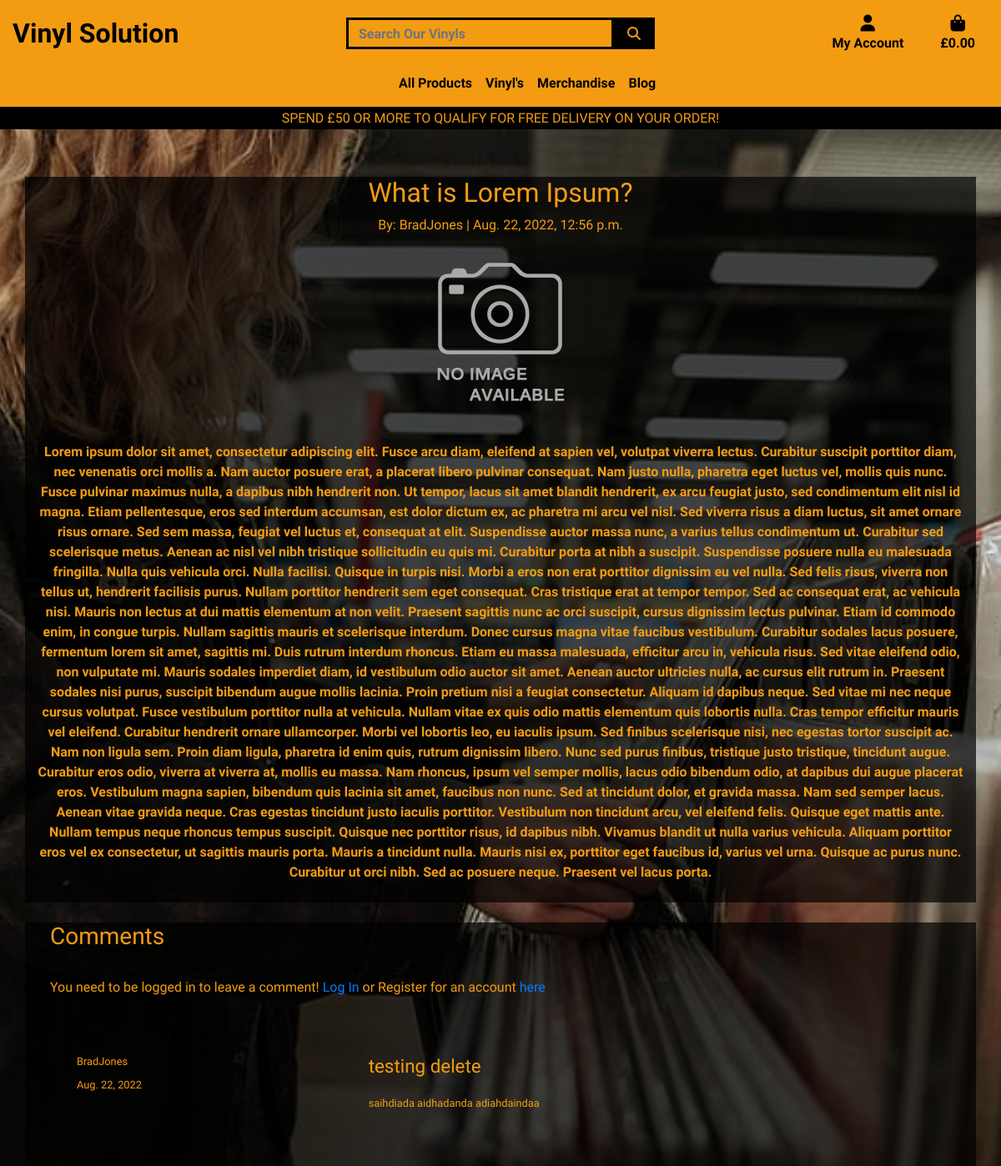
The page /blog/6/ on the database its author committed.
### blog/models.py (models this page shows, shortened)
class BlogPost(models.Model):
    blog_title = models.CharField(max_length=80, null=True, blank=False)
    author = models.ForeignKey(
        User, on_delete=models.CASCADE, null=True, blank=True)
    date_created = models.DateTimeField(
        auto_now_add=True, null=True)
    blog_preview = models.CharField(max_length=254, null=True, blank=True)
    blog_body = models.TextField()
    image = models.ImageField(null=True, blank=True)
    image_url = models.URLField(max_length=1024, null=True, blank=True)
    class Meta:
        ordering = ['-date_created']

class BlogComment(models.Model):
    blogpost = models.ForeignKey(BlogPost, on_delete=models.CASCADE, related_name='comments')
    comment_user = models.ForeignKey(User, on_delete=models.CASCADE)
    comment_date = models.DateField(auto_now_add=True)
    comment_title = models.CharField(max_length=50, null=False, blank=False)
    comment = models.TextField(max_length=200, null=False, blank=False)

### blog/views.py (the view)
# urls.py: path('<int:blogpost_id>/', views.blog_detail, name='blog_detail'),
def blog_detail(request, blogpost_id):
    blogpost = get_object_or_404(BlogPost, pk=blogpost_id)
    blogcomments = BlogComment.objects.filter(blogpost=blogpost)
    context = {
        'blogpost': blogpost,
        'blogcomments': blogcomments,
    }
    return render(request, 'blog/blog_detail.html', context)

### bag/contexts.py (called while the page is built, shortened)
def bag_contents(request):
    bag_items = []
    total = 0
    product_count = 0
    bag = request.session.get('bag', {})
    if total < settings.FREE_DELIVERY_THRESHOLD:
        delivery = total * Decimal(settings.STANDARD_DELIVERY_PERCENTAGE / 100)
        free_delivery_delta = settings.FREE_DELIVERY_THRESHOLD - total
    else:
        delivery = 0
        free_delivery_delta = 0
    grand_total = delivery + total
    context = {
        'bag_items': bag_items,
        'total': total,
        'product_count': product_count,
        'delivery': delivery,
        'free_delivery_delta': free_delivery_delta,
        'free_delivery_threshold': settings.FREE_DELIVERY_THRESHOLD,
        'grand_total': grand_total,
    }
    return context

### blog/templates/blog/blog_detail.html (shortened to what this page needs)
{% extends 'base.html' %}
{% load static %}
{% block page_header %}
<div class="container header-container">
    <div class="row">
        <div class="col mt-5 page-header">
            <h2 class="text-center">{{ blogpost.blog_title }}</h2>
            <p class="mb-0 pb-3 text-center"> By: {{ blogpost.author }} | {{ blogpost.date_created }}</p>
        </div>
    </div>
</div>
{% endblock %}
{% block content %}
<div class="container text-center page-header">
    <div class="col-12">
        <div>
            {% if blogpost.image %}
                <img src="{{ blogpost.image.url }}" alt="{{ blogpost.blog_title }}" class="img-fluid">
            {% else %}
                <img src="{{ MEDIA_URL }}noimage.png" alt="{{ blogpost.blog_title }}" class="img-fluid">
            {% endif %}
        </div>
        <div class="py-3">
        </div>
    </div>
    <div class="col-12 p-0 pb-4">
        <p class="mb-0 p-0 font-weight-bold">{{ blogpost.blog_body }}</p>
    </div>
</div>
    <div class="container page-header mt-4">
        <div class="col-sm-12">
            <div class="rounded clearfix">
                <h3 class="mb-4">Comments</h3>
                <div class="row align-items-start">
                    <div class="col-sm-12">
                        {% if not request.user.is_authenticated %}
                            <p>You need to be logged in to leave a comment! <a href="{% url 'account_login' %}">Log In</a> or Register for an account <a href="{% url 'account_signup' %}">here</a></p>
                        {% else %}
                            <a href="{% url 'add_blogcomment' blogpost.id %}" class="btn btn-black font-weight-bold">Add a comment</a>
                        {% endif %}
                    </div>
                </div>
            </div>
            <div class="rounded p-3 mb-3">
                <div class="p-3 mb-3">
                    {% if blogpost.comments.count > 0 %}
                    {% for comment in blogpost.comments.all %}
                    <div class="row align-items-start mt-3">
                        <div class="col-4">
                            <div class="mb-1"><small>{{ comment.comment_user }}</small></div>
                            <p><small>{{ comment.comment_date }}</small></p>
                        </div>
                        <div class="col-8 pl-3">
                            <h3 class="mb-3">
                                <small>{{ comment.comment_title }}</small>
                            </h3>
                            <div>
                                <p><small>{{ comment.comment }}</small></p>
                            </div>
                        </div>
                    </div>
                    {% endfor %}
                    {% else %}
                    <p class="font-weight-bold">No Comments Yet</p>
                    {% endif %}
                </div>
            </div>
        </div>
    </div>
{% endblock %}

### static/css/base.css (style rules this page uses)
html { height: 100%; }
body { background: url(/media/homepage-img.jpg) no-repeat center center fixed; background-size: cover; height: calc(100vh - 164px); color: #F39C12; font-family: 'Quicksand'; }
::placeholder { color: #000000; font-weight: bolder; }
.page-header { background-color: rgba(0, 0, 0, 0.7); }
@media (min-width: 992px) { .header-container { padding-top: 164px; } }

### rows shown on the page
BlogPost: blog_title "What is Lorem Ipsum?", author "BradJones", date_created "Aug. 22, 2022, 12:56 p.m.", blog_body "Lorem ipsum dolor sit amet, consectetur adipiscing elit. Fusce arcu diam, eleifend at sapien vel, volutpat viverra lectus. Curabitur suscipit porttitor diam, nec venenatis orci mollis a. Nam auctor posuere erat, a placerat libero pulvinar consequat. Nam justo nulla, pharetra eget luctus vel, mollis quis nunc. Fusce pulvinar maximus nulla, a dapibus nibh hendrerit non. Ut tempor, lacus sit amet blandit hendrerit, ex arcu feugiat justo, sed condimentum elit nisl id magna. Etiam pellentesque, eros sed interdum accumsan, est dolor dictum ex, ac pharetra mi arcu vel nisl. Sed viverra risus a diam luctus, sit amet ornare risus ornare. Sed sem massa, feugiat vel luctus et, consequat at elit.…"
BlogComment: comment_user "BradJones", comment_date "Aug. 22, 2022", comment_title "testing delete", comment "saihdiada aidhadanda adiahdaindaa"

### other values the page prints
{{ free_delivery_threshold }} "50"
